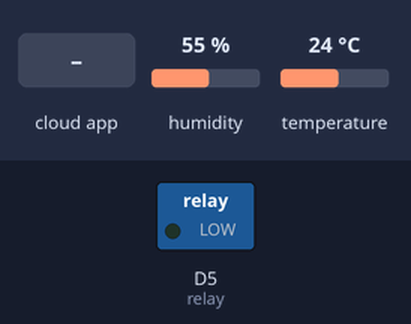
A sketch run on a simulated ESP8266 (NodeMCU). On the bench: switched loads named in the sketch (green lamp = pin HIGH). The test bench sets the inputs (shaded band); at power-on: humidity 55 %, temperature 24 °C. WiFi joins after 1.5 s; servers stay silent unless stated; the Firebase database answers and starts empty; what the sketch prints to the serial monitor is not drawn.

Above: at 2.7 s.
2.8 s: the phone or cloud app sets lampu to 1
At 4.7 s:
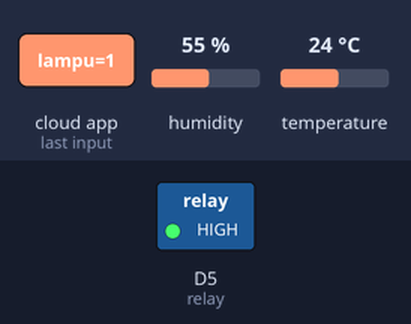
5.4 s: the phone or cloud app sets lampu to 0
At 6.8 s:
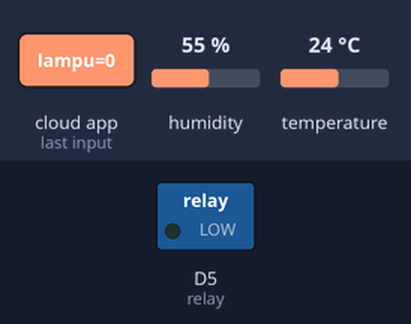
Timing chart, 0 to 8.4 s (numbered marks = the images above; inputs shaded):
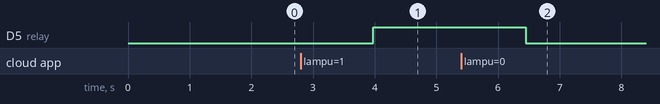

The sketch:

Menghubungkan_NodeMCU_ESP8266_Ke_Firebase.ino
```cpp
//Wifi
#include <ESP8266WiFi.h>
#define WIFI_SSID "Kosan Mamah Ghea"
#define WIFI_PASSWORD "2020 Ganti Password "
//Firebase
#include <FirebaseArduino.h>
#define FIREBASE_HOST "testesp8266-e92c2-default-rtdb.firebaseio.com"
#define FIREBASE_AUTH "e2xYrGEI1EMXQLolv3Tiq6iju9NGE6UIo4tVhy1x"
//DHT11
#include "DHT.h"
#define DHTPIN D3
#define DHTTYPE DHT11   // DHT 11
DHT dht(DHTPIN, DHTTYPE);
int suhu, kelembaban;

//lampu
int dataLampu;
#define relay D5

void setup() {
  Serial.begin(9600);

  //DHT11
  dht.begin();

  //Relay
  pinMode(relay, OUTPUT);

  //Konek ke WiFi
  WiFi.begin(WIFI_SSID, WIFI_PASSWORD);
  Serial.print("connecting");
  while (WiFi.status() != WL_CONNECTED) {
    Serial.print(".");
    delay(500);
  }
  Serial.println();
  Serial.print("connected: ");
  Serial.println(WiFi.localIP());

  //Ke Firebase
  Firebase.begin(FIREBASE_HOST, FIREBASE_AUTH);
}

void loop() {
  delay(2000);

  kelembaban = dht.readHumidity();
  suhu = dht.readTemperature();
  if (isnan(kelembaban) || isnan(suhu)) {
    Serial.println(F("Failed to read from DHT sensor!"));
    return;
  }
  Serial.print("Suhu: ");
  Serial.print(suhu);
  Serial.print("  Kelembaban: ");
  Serial.println(kelembaban);

  Firebase.setInt("suhu", suhu);
  if (Firebase.failed()) {
    Serial.print("pushing /logs failed:");
    Serial.println(Firebase.error());
    return;
  }

  Firebase.setInt("kelembaban", kelembaban);
  if (Firebase.failed()) {
    Serial.print("pushing /logs failed:");
    Serial.println(Firebase.error());
    return;
  }

  dataLampu = Firebase.getInt("lampu");
  Serial.print("Lampu: ");
  Serial.println(dataLampu);
  digitalWrite(relay, dataLampu);
}
```

Measured:
- after the input at 2.8 s, D5 (relay): LOW → HIGH after 1.2 s
- after the input at 5.4 s, D5 (relay): HIGH → LOW after 1.1 s
